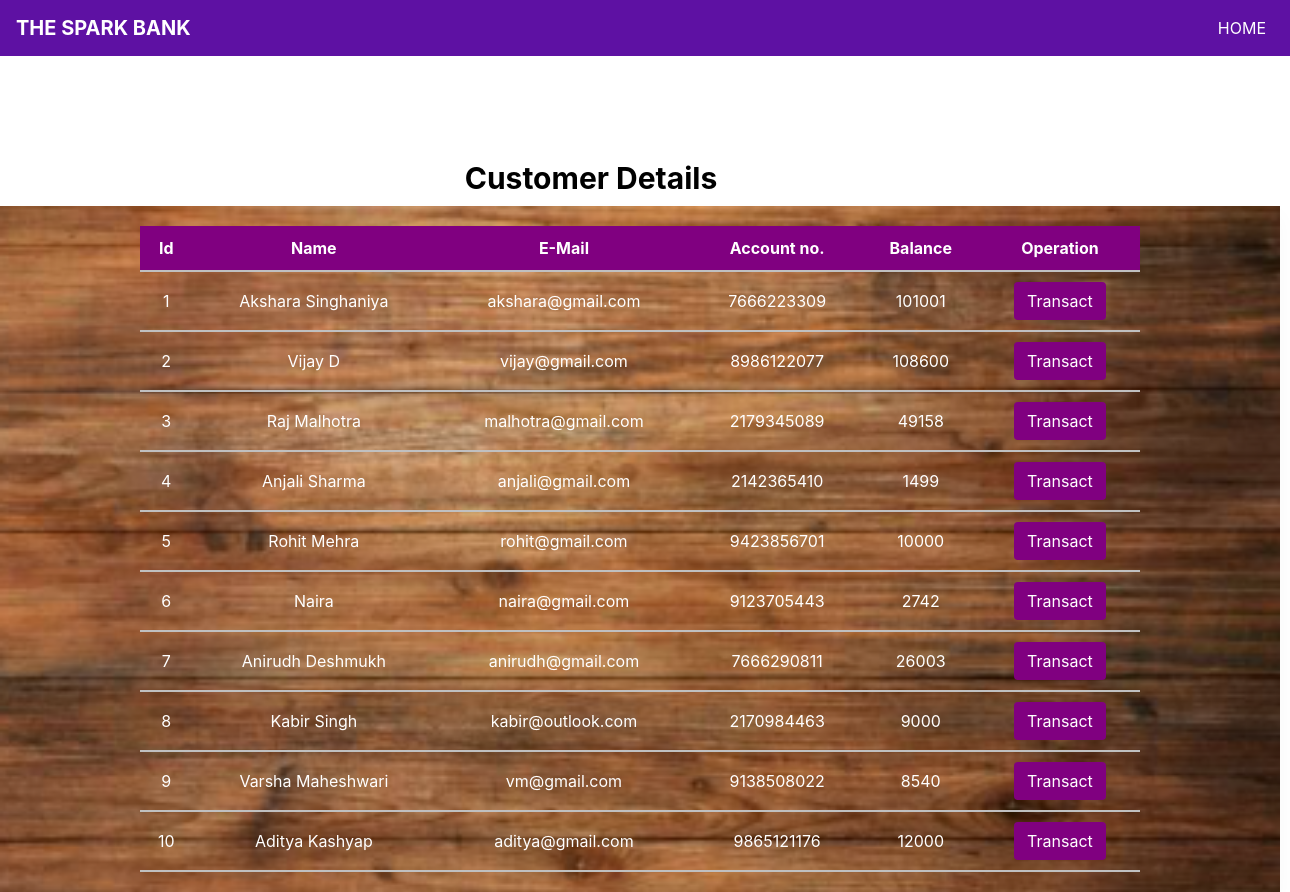
The app's page /transfermoney.php with its own data.
### tables this page shows
CREATE TABLE `users` (
  `id` int(255) NOT NULL,
  `name` varchar(200) NOT NULL,
  `email Id` varchar(200) NOT NULL,
  `Account no.` varchar(255) NOT NULL,
  `balance` int(200) NOT NULL
);

### transfermoney.php (the view, shortened to what this page needs)
<!DOCTYPE html>
<html lang="en">
<head>
</head>
<link rel="stylesheet" href="https://maxcdn.bootstrapcdn.com/bootstrap/4.5.2/css/bootstrap.min.css">
<link rel="stylesheet" href="https://cdnjs.cloudflare.com/ajax/libs/font-awesome/4.7.0/css/font-awesome.min.css">
<body>
<div class="main_div">
 <div class="navbar navbar-expand-md">
  <c class="navbar-brand font-weight-bold text-white text-center">THE SPARK BANK</c>
   <div class="collapse navbar-collapse text-center" id="collapsenavbar">
      <ul class="navbar-nav ml-auto">
          <li class="nav-item">
              <a href="index.php" class="nav-link text-white">HOME</a></li>
           </ul>
    </div>
 </div>
 <?php
    include 'config.php';
    $sql = "SELECT * FROM users";
    $result = mysqli_query($conn,$sql);
?>
      <div class="display_table">
             <h1><b>Customer Details</b></h1>
             <div class="center_div">
             <div class="table-responsive-sm">
                    <table>
                        <thead>
                            <tr>
                            <th class="text-center">Id</th>
                            <th class="text-center">Name</th>
                            <th class="text-center">E-Mail</th>
                            <th class="text-center">Account no.</th>
                            <th class="text-center">Balance</th>
                            <th class="text-center">Operation</th>
                            </tr>
                        </thead>
                        <tbody>
                <?php
                    while($rows=mysqli_fetch_assoc($result)){
                ?>
                    <tr>
                        <td class="py-2"><?php echo $rows['id'] ?></td>
                        <td class="py-2"><?php echo $rows['name']?></td>
                        <td class="py-2"><?php echo $rows['email Id']?></td>
                        <td class="py-2"><?php echo $rows['Account no.']?></td>
                        <td class="py-2"><?php echo $rows['balance']?></td>
                        <td><a href="selecteduserdetail.php?id= <?php echo $rows['id'] ;?>"> <button type="button" class="btn">Transact</button></a></td>
                    </tr>
                <?php
                    }
                ?>
                </tbody>
            </table>
            </div>
        </div>
    </div>
</div>
</body>
</html>

### transfermoney.php (style rules this page uses)
* { margin:0; padding:0; box-sizing:border-box; }
.navbar { width:100%; white-space:nowrap; background-color: #5E11A3; }
.main_div { width:100%; height:100vh; }
.display_table { width:80vw; height:100vh; display:flex; flex-direction:column; justify-content: center; text-align:center; }
.center_div { width:1280px; height:auto; background-image:url('images/bgview.PNG'); background-size:100%; padding-top:20px; padding-bottom:20px; box-shadow:0 10px 20px 0 rgba(0,0,0,0.03); }
h1 { font-size:30px; color:#000; text-align:center; padding-top:150px; padding-left:150px; margin-top:-10px; margin-bottom:10px; }
table { width: 1000px; margin-left:140px; }
table, th, td { border-bottom: 2px solid silver; border-collapse: collapse; }
td, th { text-align: center; padding: 10px; vertical-align:middle; color: white; }
thead tr { background: purple; color: white; }
.btn { transition: 1.5s; background-color:purple; color:white; }

### records on screen
users: id "1", name "Akshara Singhaniya", email Id "akshara@gmail.com", value "7666223309", balance "101001"
users: id "2", name "Vijay D", email Id "vijay@gmail.com", value "8986122077", balance "108600"
users: id "3", name "Raj Malhotra", email Id "malhotra@gmail.com", value "2179345089", balance "49158"
users: id "4", name "Anjali Sharma", email Id "anjali@gmail.com", value "2142365410", balance "1499"
users: id "5", name "Rohit Mehra", email Id "rohit@gmail.com", value "9423856701", balance "10000"
users: id "6", name "Naira", email Id "naira@gmail.com", value "9123705443", balance "2742"
users: id "7", name "Anirudh Deshmukh", email Id "anirudh@gmail.com", value "7666290811", balance "26003"
users: id "8", name "Kabir Singh", email Id "kabir@outlook.com", value "2170984463", balance "9000"
users: id "9", name "Varsha Maheshwari", email Id "vm@gmail.com", value "9138508022", balance "8540"
users: id "10", name "Aditya Kashyap", email Id "aditya@gmail.com", value "9865121176", balance "12000"
